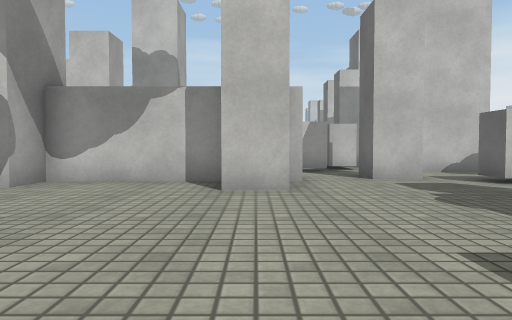
[1] (above)

24 first-person views from a walk through a scene from a Unity 3-D project. The camera is 0.64 m above the floor, tilts 2° down and sees 70° across. The floor is counted in squares, 1 m on a side. Each view is taken from the middle of a square. On the plan, view 1 faces up. The plan holds only what a view shows up to about 10 squares ahead; the rest is blank. The place goes on beyond the plan. Surface patterns are stand-ins for the level's own textures.

[2]
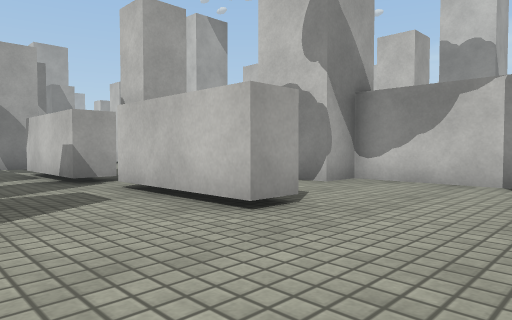

[3]
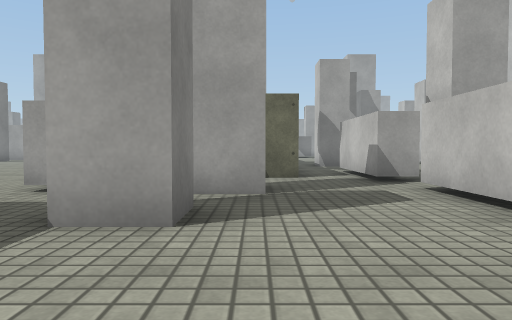

[4]
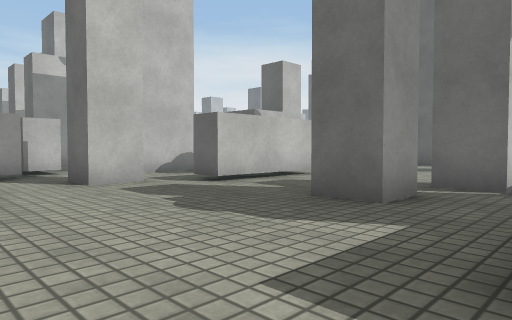

[5]
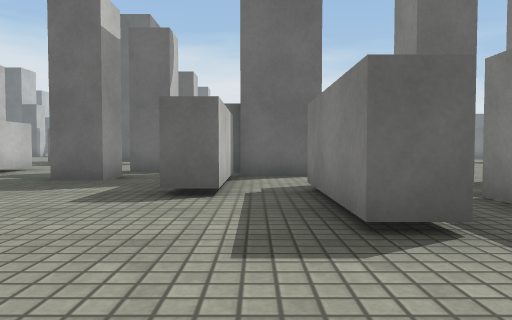

[6]
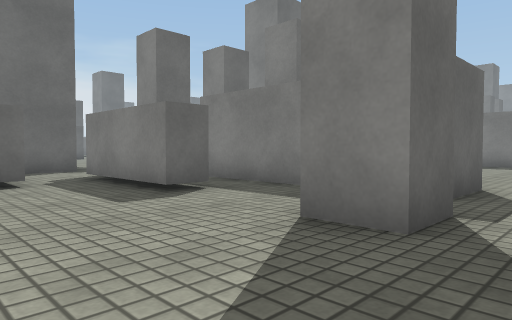

[7]
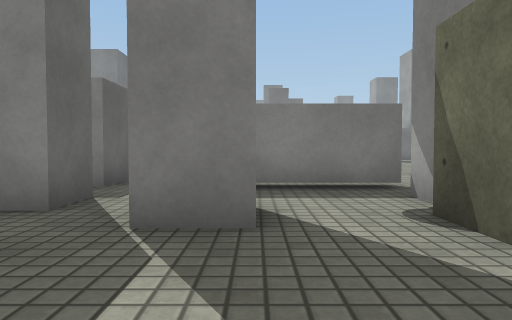

[8]
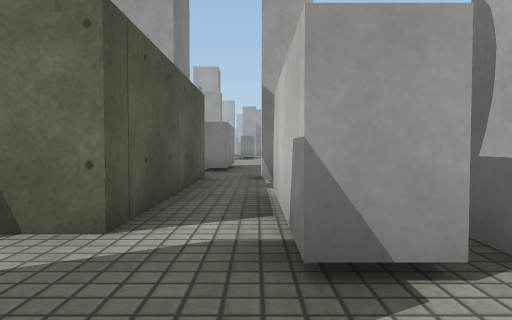

[9]
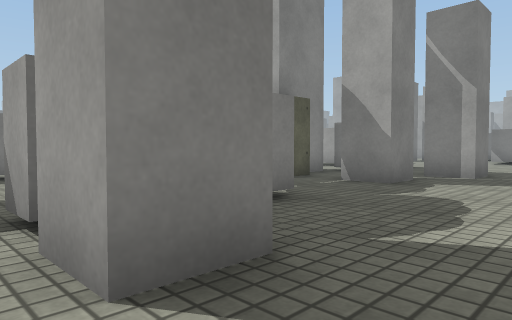

[10]
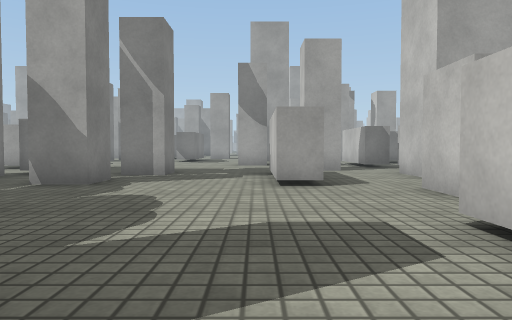

[11]
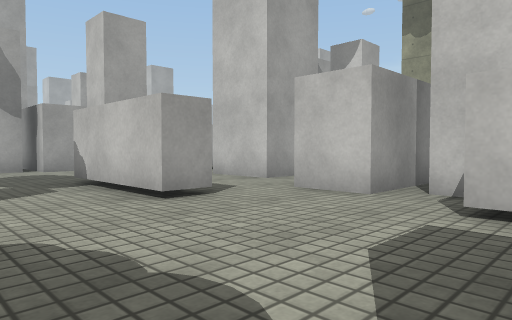

[12]
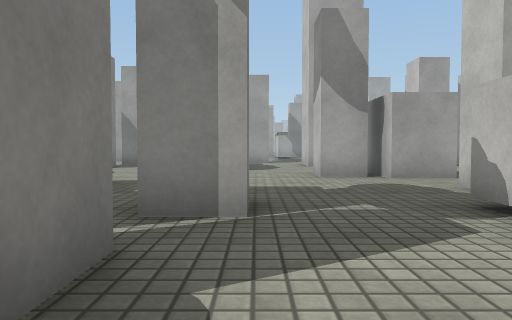

[13]
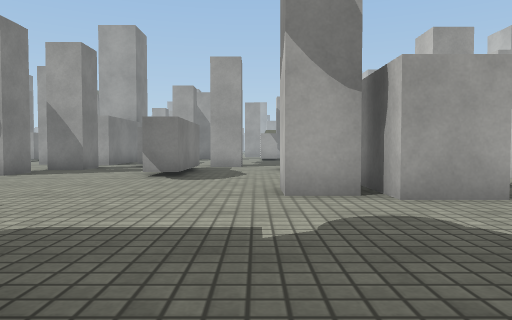

[14]
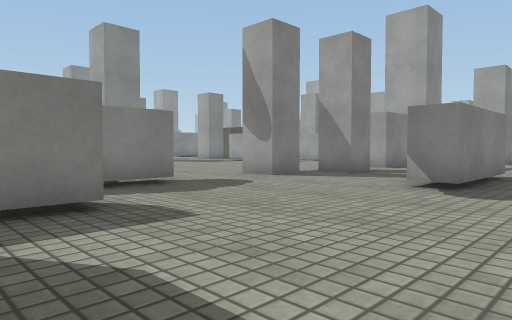

[15]
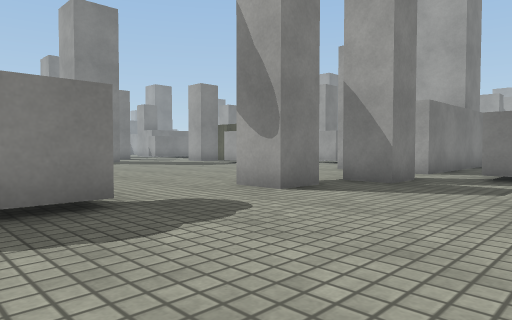

[16]
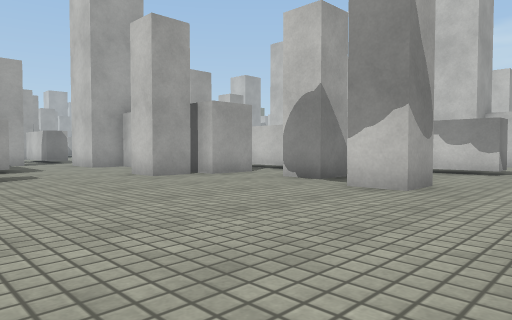

[17]
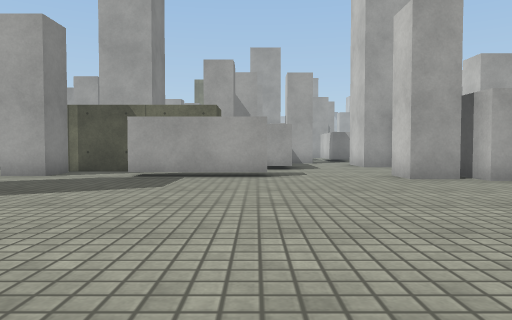

[18]
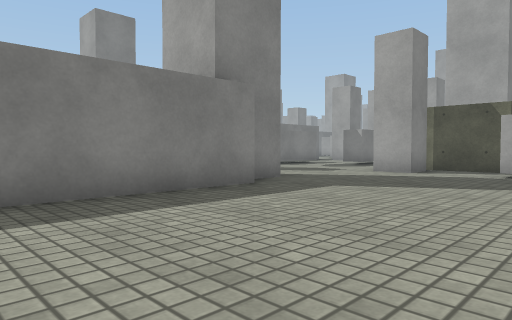

[19]
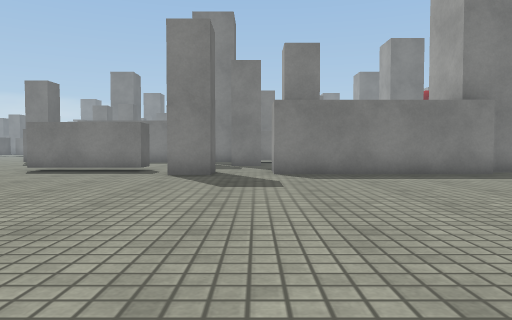

[20]
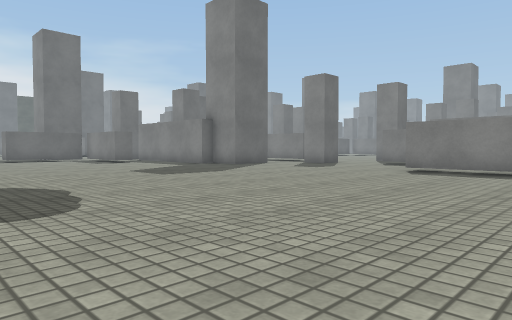

[21]
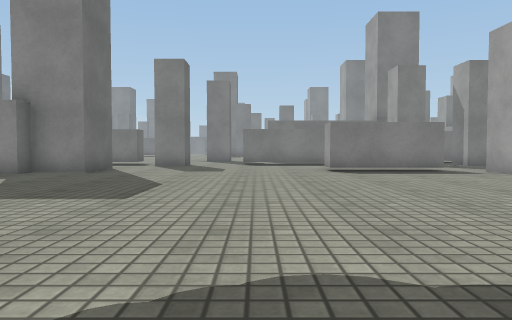

[22]
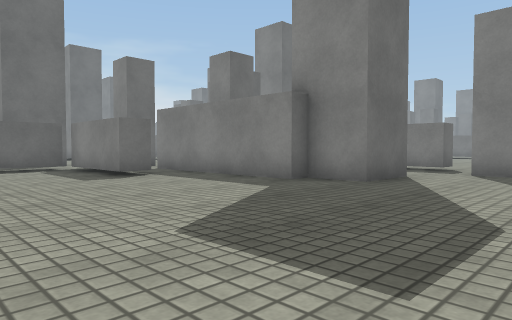

[23]
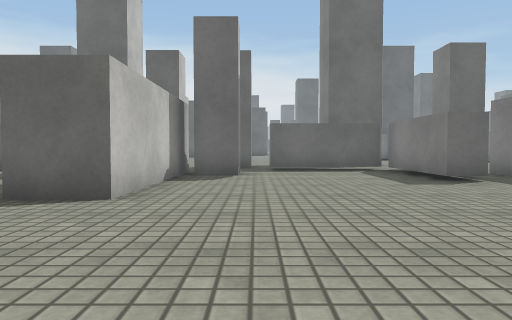

[24]
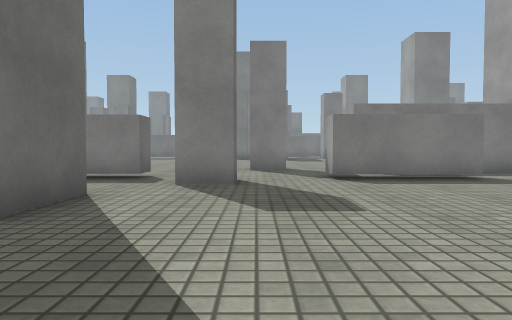

### Floor plan
Key: @ floor where view 1 was taken; # wall or solid block; x gap in a wall; . floor.
Columns run from 31 left of view 1 to 6 right of it. Each row starts with its distance up from view 1.
 10                .### ##          ##. ##
  9                .....#.x         .....
  8             #. #......##         .#..
  7            ##....###.....  ######...##
  6            ##.............##...#......
  5        ................... ...........
  4      # .................#.  .......#
  3      ..###......#.#...###.###......###
  2      #................###............#
  1     ##........###..#####.........#####
  0   ###.#....... ..#     #.##....@....##
 -1    ##...#...##         #. #x#..###..#
 -2    #.........          #.........
 -3  ..........  . ....  ..###..#####..#
 -4 ............................##### ..
 -5 #...............................#
 -6   .#.............................
 -7   .#.............................
 -8   .#.............................#
 -9  #...............................#
-10  #............................####
-11  ##.............................
-12    ...#######..#..........#######
-13     ..      #....###......#
-14                  .........#
-15                    ........
-16                   ......#..
-17                  ..###.. .#
-18                  ....... ..
-19                 ##   ... ..

Positions as (right, up) in squares from view 1, and headings:
1: (0, 0), facing up
2: (0, 0), facing up-left
3: (0, 0), facing left
4: (0, 1), facing up-right
5: (-3, 0), facing right
6: (-5, 2), facing down-right
7: (-6, 3), facing down
8: (-5, 2), facing left
9: (-6, 6), facing down-left
10: (-6, 6), facing left
11: (-8, 4), facing up-left
12: (-11, 4), facing left
13: (-14, 5), facing left
14: (-16, 5), facing down-left
15: (-18, 3), facing down-left
16: (-20, -7), facing up-left
17: (-20, -6), facing left
18: (-19, -7), facing down-left
19: (-18, -3), facing down
20: (-16, -3), facing down-right
21: (-10, -3), facing down
22: (-9, -6), facing down-right
23: (-8, -6), facing right
24: (-8, -9), facing down
